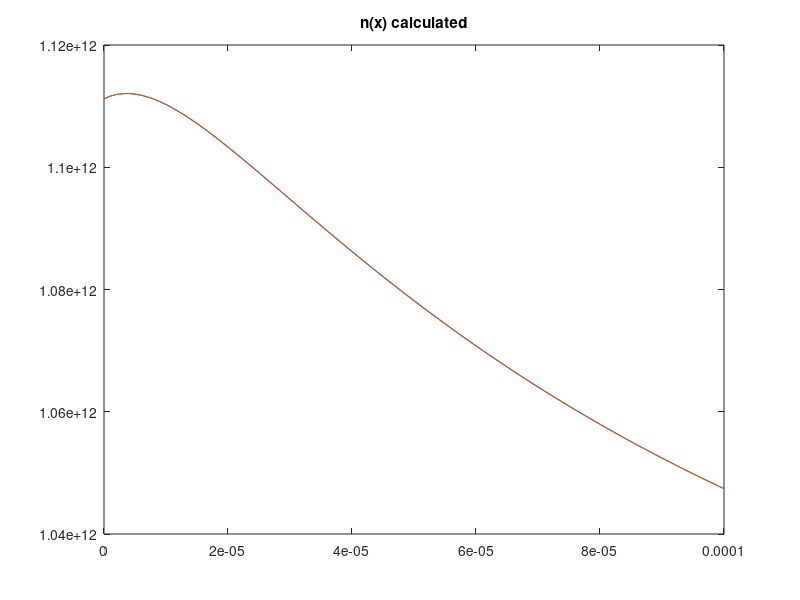
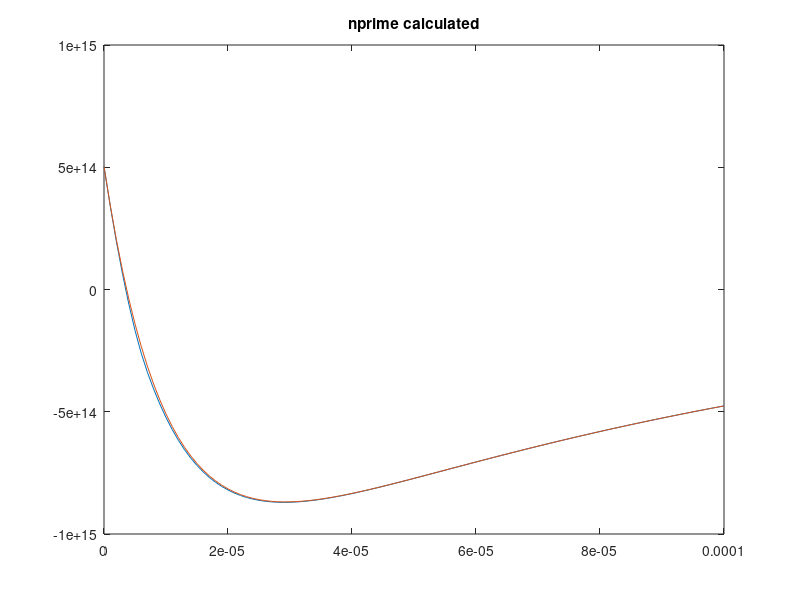

Recreate these plots in MATLAB, in order.
clear all
close all
t=cputime;
%profile on

%Version 1.0 of actual calculations
%Calculates the approximate solution of a known test function
%Uses numerical integration instead of symbolic integration
%The length of the testing regions can be varied
%The number of intervals can be varied
%The starting point of the testing region can be varied

%Collection of constants which may be useful

chi = 4.07; %(*electron affinity in eV*)
gamma = 5.47;  %(*ionization energy in eV*)
phi = chi + gamma/2; %(*work function in eV*)
Eg = gamma - chi;
ni = 2*10^6; %(*intrinsic carrier concentration in [1/cm^3]*)
me = 9.1*10^-31; %(*mass of electron  in kg*)
meffe = .067*me ;%(*mass in density of states for electrons [1]*)
meffh = .47*me; %(*mass in density of states for holes [1]*)
keV = 8.617*10^-5 ;%(*boltzmann  constant in eV/K*)
ksi = 1.38*10^-23; %(*boltzmann constant in J/K*)
T = 300; %(*Cell temperature in K*)
h = 6.626 * 10^-34;
Ec = -chi;
Ev = -gamma;
e0m = 8.854*10^-12;  %(*permittivity of free space in [s^4 A^2/m^3 kg]*)
e0 = e0m*10^-6; %(*permittivity of free space in [s^4 A^2/cm^3 kg]*)
er = 13.1; %(*permittivity ratio for a given material [1]*)
q = 1.6*10^-19; %(*Fundamental charge in C*)
taun = 10^-9; %(*electron lifetime in s*)
taup = 10^-9;%(*hole lifetime in s*)
mun = 8500; %(*electron mobility in cm^2/V s*)
mup = 400; %(*hole mobility in cm^2/V s*)
Dn = 220; %(*electron diffusivity in cm^2/s*)
Dp = 10; %(*hole diffusivity in cm^2/s*)
Sr = 10^5; %(*recombination velocity (in cm/s)*)
Wn = 10^-4; %(*Lenght of n-type region (in cm)*)
Wp = 10^-4; %(*Length of p-type region (in cm)*)


%Input the start and end points of the testing region and determine its
%length
startPoint = 0;
endPoint = Wn;
totalLength = endPoint-startPoint;

%Set number of intervals to divide domain into
numIntervals = 100;
intervalLength = totalLength/numIntervals;
dx = intervalLength;
maxIterations=3;
% Store node locations
node = startPoint:dx:totalLength;



%Random noise bounds
randLow=1;
randHigh=1;

AbsError=10^-16;
RelError=10^-6;

filepath=strcat('stability test v11/rand',num2str(randLow),'/',num2str(numIntervals),'terms');
mkdir(filepath)

%(*Solar incidence data*)
alphaOpt = 10000; %(*/cm*) (*GaAs*)
Conc = 1;
Lflux = 2.0*10^17; %(*/cm^2 s *) (*photons absorbed by GaAs at 1 sun*)
R = 0.1; %(*reflection coefficient*)
Gop = @(x) alphaOpt*Conc*Lflux*(1 - R)*exp(-alphaOpt*(x));%(*/cm^3*) 


indexp = linspace(startPoint,totalLength+startPoint,numIntervals+1);
indexn = linspace(startPoint,totalLength+startPoint,numIntervals+1);

%Define general basis functions for interval 0 to 1
% Use inline functions; define generic basis functions and derivatives

%Phi function is chosen such that phi_right (f1) has f(0) = 1, f(1)=0, f'(0) = 1,
%f'(1)=0
%Phi function is chosen such that phi_left (f2) has f(0) = 0, f(1)=1, f'(0) = 1,
%f'(1)=0
%f1 = phi_right
%f2 = phi_left
f1 =@(x) (1-3.*(x/dx).^2+ 2.*(x/dx).^3);
f2 =@(x) (3*(x/dx).^2-2*(x/dx).^3); 

f1prime = @(x) (-6/dx^2.*(x) + 6/dx^3.*(x).^2);
f2prime = @(x) (6/dx^2.*(x) - 6/dx^3.*(x).^2);

f1primeprime = @(x) (-6/dx^2 + 12/dx^3.*(x));
f2primeprime = @(x) (6/dx^2 - 12/dx^3.*(x));

%Psi function is chosen such that psi_right (f3) has f'(0) = 1, f'(1)=0, f(0) =
%0, f(1)=0
%Psi function is chosen such that psi_left (f4) has f'(0) = 0, f'(1)=1, f(0) = 0,
%f(1)=0
%f3 = psi_left
%f4 = psi_right
f3 = @(x) ((x/dx)- 2*(x/dx).^2+(x/dx).^3)*dx;
f4 = @(x) (-(x/dx).^2+(x/dx).^3)*dx;


f3prime = @(x) (1/dx - 4/dx.^2.*(x) + 3/dx.^3.*(x).^2)*dx;
f4prime = @(x) (-2/dx^2.*(x) + 3/dx^3.*(x).^2)*dx;

f3primeprime = @(x) (-4/dx.^2 + 6/dx.^3.*(x))*dx;
f4primeprime = @(x) (-2/dx.^2 + 6/dx.^3.*(x))*dx;

% x_axis=0:dx/100:dx;
% subplot(221),plot(x_axis,f1(x_axis))
% subplot(222),plot(x_axis,f2(x_axis))
% subplot(223),plot(x_axis,f3(x_axis))
% subplot(224),plot(x_axis,f4(x_axis))
%%%%%%%%%%%%%%%%%%%%%%%%%%%%%%%%%%%%%%%%%%%%%%%%%%%%%%%%%%%%%%%%%%%%%%%%%%%%%%
%Set up known n(x) and p(x) distributions
%%%%%%%%%%%%%%%%%%%%%%%%%%%%%%%%%%%%%%%%%%%%%%%%%%%%%%%%%%%%%%%%%%%%%%%%%%%%%%


%Set up initial guess for p(x).  The curve goes has the vague shape of the
%expected output (peak near 0 and vaguely exponential).

%%%%%%%%%%%%%%%%%%%%%%%%%%%%%%%%%%%%%%%%%%%%%%%%%%
%NOTE: If pGuess is change, initial BCs for pGuess must also be changed
%%%%%%%%%%%%%%%%%%%%%%%%%%%%%%%%%%%%%%%%%%%%%%%%%%
p1=-2.4469*10^11;
p2=1.34584*10^12;
p3=-10^9;
gammap1=100000;
gammap2=10000;
gammap3=1;

%Symbolic form of pGuess
pGuess = @(x) p1*exp(-gammap1*x)+p2*exp(-gammap2*x)+p3*exp(-gammap3*x);

n1=-1.79577*10^10;
n2=1.29167*10^11;
n3=10^12;
gamman1=100000;
gamman2=10000;
gamman3=1;

%Symbolic form of nGuess
nGuess = @(x) n1*exp(-gamman1*x)+n2*exp(-gamman2*x)+n3*exp(-gamman3*x);

nprime = @(x) -(n1*gamman1*exp(-gamman1*x) + n2*gamman2*exp(-gamman2*x) + n3*gamman3*exp(-gamman3*x));
pprime = @(x) -(p1*gammap1*exp(-gammap1*x) + p2*gammap2*exp(-gammap2*x) + p3*gammap3*exp(-gammap3*x));

nprimeprime = @(x) (n1*gamman1*gamman1*exp(-gamman1*x) + n2*gamman2*gamman2*exp(-gamman2*x) + n3*gamman3*gamman3*exp(-gamman3*x));
pprimeprime = @(x) (p1*gammap1*gammap1*exp(-gammap1*x) + p2*gammap2*gammap2*exp(-gammap2*x) + p3*gammap3*gammap3*exp(-gammap3*x));

cn1 = Dn - ksi*T*mun/q;
cn2 = ksi*T*mun/q;

cp1 = ksi*T*mup/q - Dp;
cp2 = -ksi*T*mup/q;


Gopn = @(x) cn1.*(n1*(gamman1*gamman1)*exp(-gamman1*x) + n2*(gamman2*gamman2)*exp(-gamman2*x) + n3*(gamman3*gamman3)*exp(-gamman3*x))    +cn2.*pprime(x)./pGuess(x).*(-n1*(gamman1)*exp(-gamman1*x) - n2*(gamman2)*exp(-gamman2*x) - n3*(gamman3)*exp(-gamman3*x))+(ksi*T*mun/q*(pprimeprime(x)./pGuess(x) - (pprime(x)./pGuess(x)).^2) - 1/taun).*(n1*exp(-gamman1*x) + n2*exp(-gamman2*x) + n3*exp(-gamman3*x));
Gopp = @(x) cp1.*(p1*(gammap1*gammap1)*exp(-gammap1*x) + p2*(gammap2*gammap2)*exp(-gammap2*x) + p3*(gammap3*gammap3)*exp(-gammap3*x))    +cp2.*nprime(x)./nGuess(x).*(-p1*(gammap1)*exp(-gammap1*x) - p2*(gammap2)*exp(-gammap2*x) - p3*(gammap3)*exp(-gammap3*x))     +(ksi*T*mup/q*((nprime(x)./nGuess(x)).^2 - nprimeprime(x)./nGuess(x)) - 1/taup).*(p1*exp(-gammap1*x) + p2*exp(-gammap2*x) + p3*exp(-gammap3*x));

% fig2 = figure;
% plot(node,nGuess(node)), title('nGuess')
% saveas(fig2,strcat(filepath,'/nGuess.jpg'))

%Convert initial guess into form finite element composition
%This will allow it to be usable in later calculations

%Boundary conditions of test function put into form usable for the
%calculations below
 

%%%%%%%%%%%%%%%%%%%%%%%%%%%%%%%%%%%%%%%%%%%%%%%%%%%%%%%%%%%%%%%%%%%%%%%%%%%%
%Calculate composition of n(x) in finite element space
%%%%%%%%%%%%%%%%%%%%%%%%%%%%%%%%%%%%%%%%%%%%%%%%%%%%%%%%%%%%%%%%%%%%%%%%%%
%alpha is boundary conditions term, n'(0)=alpha*n(0)
alpha = nprime(0)/nGuess(0);

%beta is boundary condition term, n'(L) = beta n(L)
beta= nprime(totalLength)/nGuess(totalLength);

massmatrix = sparse(2*(numIntervals+1)-2,2*(numIntervals+1)-2);

massrhs = zeros(2*(numIntervals+1)-2,1);


for k = 1:numIntervals-2
	%%phi_righ*phi_right
	massmatrix(2*k,2*k) = massmatrix(2*k,2*k) + integral(@(x) f1((x-node(k+1))).*f1((x-node(k+1))),node(k+1),node(k+2));

	%% phi_right*phi_left
	massmatrix(2*k,2*(k+1)) = massmatrix(2*k,2*(k+1)) + integral(@(x) f1((x-node(k+1))).*f2((x-node(k+1))),node(k+1),node(k+2));

       
	%% phi_left*phi_right
	massmatrix(2*(k+1),2*(k)) = massmatrix(2*(k+1),2*(k)) + integral(@(x) f2((x-node(k+1))).*f1((x-node(k+1))),node(k+1),node(k+2));

	%% phi_left*phi_left
	massmatrix(2*(k+1),2*(k+1)) = massmatrix(2*(k+1),2*(k+1)) + integral(@(x) f2((x-node(k+1))).*f2((x-node(k+1))),node(k+1),node(k+2)); 

    
    
	%% phi_right*psi_right
	massmatrix(2*k,2*k+1) = massmatrix(2*k,2*k+1) + integral(@(x) f1((x-node(k+1))).*f3((x-node(k+1))),node(k+1),node(k+2));

	%% phi_right*psi_left
	massmatrix(2*k,2*(k+1)+1) = massmatrix(2*k,2*(k+1)+1) + integral(@(x) f1((x-node(k+1))).*f4((x-node(k+1))),node(k+1),node(k+2));

    
    
	%% phi_left*psi_right
	massmatrix(2*(k+1),2*k+1) = massmatrix(2*(k+1),2*k+1) + integral(@(x) f2((x-node(k+1))).*f3((x-node(k+1))),node(k+1),node(k+2));

	%% phi_left*psi_left
	massmatrix(2*(k+1),2*(k+1)+1) = massmatrix(2*(k+1),2*(k+1)+1) + integral(@(x) f2((x-node(k+1))).*f4((x-node(k+1))),node(k+1),node(k+2));

    
    
    %psi_right*phi_right
    massmatrix(2*k+1,2*k) = massmatrix(2*k+1,2*k) + integral(@(x) f3((x-node(k+1))).*f1((x-node(k+1))),node(k+1),node(k+2));
    
    %psi_right*phi_left
    massmatrix(2*k+1,2*(k+1))=massmatrix(2*k+1,2*(k+1)) + integral(@(x) f3((x-node(k+1))).*f2((x-node(k+1))),node(k+1),node(k+2));
    
    
    
    %psi_left*phi_right
    massmatrix(2*(k+1)+1,2*k)=massmatrix(2*(k+1)+1,2*k) + integral(@(x) f4((x-node(k+1))).*f1((x-node(k+1))),node(k+1),node(k+2));
    
    %psi_left*psi_left
    massmatrix(2*(k+1)+1,2*(k+1))=massmatrix(2*(k+1)+1,2*(k+1)) + integral(@(x) f4((x-node(k+1))).*f2((x-node(k+1))),node(k+1),node(k+2));  
    
    
    
	%% psi_right*psi_right
	massmatrix(2*k+1,2*k+1) = massmatrix(2*k+1,2*k+1) + integral(@(x) f3((x-node(k+1))).*f3((x-node(k+1))),node(k+1),node(k+2));

	%% psi_right*psi_left
	massmatrix(2*k+1,2*(k+1)+1) = massmatrix(2*k+1,2*(k+1)+1) + integral(@(x) f3((x-node(k+1))).*f4((x-node(k+1))),node(k+1),node(k+2));

    
    
	%% psi_left*psi_right
	massmatrix(2*(k+1)+1,2*k+1) = massmatrix(2*(k+1)+1,2*k+1) + integral(@(x) f4((x-node(k+1))).*f3((x-node(k+1))),node(k+1),node(k+2));

	%% psi_left*psi_right
	massmatrix(2*(k+1)+1,2*(k+1)+1) = massmatrix(2*(k+1)+1,2*(k+1)+1) + integral(@(x) f4((x-node(k+1))).*f4((x-node(k+1))),node(k+1),node(k+2));

    
    
	%% Phi(k-1) n
	massrhs(2*k) =      massrhs(2*k) +        integral(@(x) f1((x-node(k+1))).*nGuess(x),node(k+1),node(k+2));
	%% Phi(k) n
	massrhs(2*(k+1)) =  massrhs(2*(k+1)) +    integral(@(x) f2((x-node(k+1))).*nGuess(x),node(k+1),node(k+2));
	%% Psi(k-1) n
	massrhs(2*k+1) =    massrhs(2*k+1) +      integral(@(x) f3((x-node(k+1))).*nGuess(x),node(k+1),node(k+2));
	%% Psi(k) n
	massrhs(2*(k+1)+1) = massrhs(2*(k+1)+1) + integral(@(x) f4((x-node(k+1))).*nGuess(x),node(k+1),node(k+2));

end

%Handle 1st interval 'half case'
massmatrix(1,1) = integral(@(x) (f1((x-node(1))) + alpha*f3((x-node(1)))).*(f1((x-node(1))) + alpha*f3((x-node(1)))),node(1),node(1)+dx);
massmatrix(1,2) = integral(@(x) (f1((x-node(1))) + alpha*f3((x-node(1)))).*f2((x-node(1))),node(1),node(1)+dx);
massmatrix(2,1) = integral(@(x) (f1((x-node(1))) + alpha*f3((x-node(1)))).*f2((x-node(1))),node(1),node(1)+dx);
massmatrix(1,3) = integral(@(x) (f1((x-node(1))) + alpha*f3((x-node(1)))).*f4((x-node(1))),node(1),node(1)+dx);
massmatrix(3,1) = integral(@(x) (f1((x-node(1))) + alpha*f3((x-node(1)))).*f4((x-node(1))),node(1),node(1)+dx);

massmatrix(2,2) = massmatrix(2,2) + integral(@(x) f2(x-node(1)).*f2(x-node(1)),node(1),node(1)+dx);
massmatrix(2,3) = massmatrix(2,3) + integral(@(x) f2(x-node(1)).*f4(x-node(1)),node(1),node(1)+dx);
massmatrix(3,2) = massmatrix(3,2) + integral(@(x) f2(x-node(1)).*f4(x-node(1)),node(1),node(1)+dx);
massmatrix(3,3) = massmatrix(3,3) + integral(@(x) f4(x-node(1)).*f4(x-node(1)),node(1),node(1)+dx);

massrhs(1) = massrhs(1) + integral(@(x) (f1((x-node(1))) + alpha*f3((x-node(1)))).*nGuess(x),node(1),node(1)+dx);
massrhs(2) = massrhs(2) + integral(@(x) f2((x-node(1))).*nGuess(x),node(1),node(1)+dx);
massrhs(3) = massrhs(3) + integral(@(x) f4((x-node(1))).*nGuess(x),node(1),node(1)+dx);

%Handle last interval 'half case'
last = 2*(numIntervals+1)-2;

massmatrix(last,last) = integral(@(x) (f2((x-node(end)+dx)) + beta*f4((x-node(end)+dx))).*(f2((x-node(end)+dx)) + beta*f4((x-node(end)+dx))),node(end)-dx,node(end));
massmatrix(last,last-2) = integral(@(x) (f2((x-node(end)+dx)) + beta*f4((x-node(end)+dx))).*f1((x-node(end)+dx)),node(end)-dx,node(end));
massmatrix(last-2,last) = integral(@(x) (f2((x-node(end)+dx)) + beta*f4((x-node(end)+dx))).*f1((x-node(end)+dx)),node(end)-dx,node(end));
massmatrix(last,last-1) = integral(@(x) (f2((x-node(end)+dx)) + beta*f4((x-node(end)+dx))).*f3((x-node(end)+dx)),node(end)-dx,node(end));
massmatrix(last-1,last) = integral(@(x) (f2((x-node(end)+dx)) + beta*f4((x-node(end)+dx))).*f3((x-node(end)+dx)),node(end)-dx,node(end));

massmatrix(last-2,last-2) = massmatrix(last-2,last-2) + integral(@(x) f1((x-node(end)+dx)).*f1((x-node(end)+dx)),node(end)-dx,node(end));
massmatrix(last-2,last-1) = massmatrix(last-2,last-1) + integral(@(x) f1((x-node(end)+dx)).*f3((x-node(end)+dx)),node(end)-dx,node(end));
massmatrix(last-1,last-2) = massmatrix(last-1,last-2) + integral(@(x) f1((x-node(end)+dx)).*f3((x-node(end)+dx)),node(end)-dx,node(end));
massmatrix(last-1,last-1) = massmatrix(last-1,last-1) + integral(@(x) f3((x-node(end)+dx)).*f3((x-node(end)+dx)),node(end)-dx,node(end));

massrhs(last) = massrhs(last)+ integral(@(x) (f2((x-node(end)+dx)) + beta*f4((x-node(end)+dx))).*nGuess(x),node(end)-dx,node(end));

massrhs(last-2) = massrhs(last-2) + integral(@(x) f1((x-node(end)+dx)).*nGuess(x),node(end)-dx,node(end));
massrhs(last-1) = massrhs(last-1) + integral(@(x) f3((x-node(end)+dx)).*nGuess(x),node(end)-dx,node(end));





%%%%%%%%%%%%%%%%%%%%%%%%%%%%%%%%%%%%%%%%%%%%%%%%%%%%%%%%%%%%%%%%%%%%%%%%%%%%
%Calculate composition of p(x) in finite element space
%%%%%%%%%%%%%%%%%%%%%%%%%%%%%%%%%%%%%%%%%%%%%%%%%%%%%%%%%%%%%%%%%%%%%%%%%%
%alpha is boundary conditions term, p'(0)=alphap*p(0)
alphap = pprime(0)/pGuess(0);

%beta is boundary condition term, p'(L) = betap p(L)
betap= pprime(totalLength)/pGuess(totalLength);

massmatrixp = sparse(2*(numIntervals+1)-2,2*(numIntervals+1)-2);

massrhsp = zeros(2*(numIntervals+1)-2,1);


for k = 1:numIntervals-2
	%%phi_righ*phi_right
	massmatrixp(2*k,2*k) = massmatrixp(2*k,2*k) + integral(@(x) f1((x-node(k+1))).*f1((x-node(k+1))),node(k+1),node(k+2),'AbsTol',AbsError,'RelTol',RelError);

	%% phi_right*phi_left
	massmatrixp(2*k,2*(k+1)) = massmatrixp(2*k,2*(k+1)) + integral(@(x) f1((x-node(k+1))).*f2((x-node(k+1))),node(k+1),node(k+2),'AbsTol',AbsError,'RelTol',RelError);

       
	%% phi_left*phi_right
	massmatrixp(2*(k+1),2*(k)) = massmatrixp(2*(k+1),2*(k)) + integral(@(x) f2((x-node(k+1))).*f1((x-node(k+1))),node(k+1),node(k+2),'AbsTol',AbsError,'RelTol',RelError);

	%% phi_left*phi_left
	massmatrixp(2*(k+1),2*(k+1)) = massmatrixp(2*(k+1),2*(k+1)) + integral(@(x) f2((x-node(k+1))).*f2((x-node(k+1))),node(k+1),node(k+2),'AbsTol',AbsError,'RelTol',RelError); 

    
    
	%% phi_right*psi_right
	massmatrixp(2*k,2*k+1) = massmatrixp(2*k,2*k+1) + integral(@(x) f1((x-node(k+1))).*f3((x-node(k+1))),node(k+1),node(k+2),'AbsTol',AbsError,'RelTol',RelError);

	%% phi_right*psi_left
	massmatrixp(2*k,2*(k+1)+1) = massmatrixp(2*k,2*(k+1)+1) + integral(@(x) f1((x-node(k+1))).*f4((x-node(k+1))),node(k+1),node(k+2),'AbsTol',AbsError,'RelTol',RelError);

    
    
	%% phi_left*psi_right
	massmatrixp(2*(k+1),2*k+1) = massmatrixp(2*(k+1),2*k+1) + integral(@(x) f2((x-node(k+1))).*f3((x-node(k+1))),node(k+1),node(k+2),'AbsTol',AbsError,'RelTol',RelError);

	%% phi_left*psi_left
	massmatrixp(2*(k+1),2*(k+1)+1) = massmatrixp(2*(k+1),2*(k+1)+1) + integral(@(x) f2((x-node(k+1))).*f4((x-node(k+1))),node(k+1),node(k+2),'AbsTol',AbsError,'RelTol',RelError);

    
    
    %psi_right*phi_right
    massmatrixp(2*k+1,2*k) = massmatrixp(2*k+1,2*k) + integral(@(x) f3((x-node(k+1))).*f1((x-node(k+1))),node(k+1),node(k+2),'AbsTol',AbsError,'RelTol',RelError);
    
    %psi_right*phi_left
    massmatrixp(2*k+1,2*(k+1))=massmatrixp(2*k+1,2*(k+1)) + integral(@(x) f3((x-node(k+1))).*f2((x-node(k+1))),node(k+1),node(k+2),'AbsTol',AbsError,'RelTol',RelError);
    
    
    
    %psi_left*phi_right
    massmatrixp(2*(k+1)+1,2*k)=massmatrixp(2*(k+1)+1,2*k) + integral(@(x) f4((x-node(k+1))).*f1((x-node(k+1))),node(k+1),node(k+2),'AbsTol',AbsError,'RelTol',RelError);
    
    %psi_left*psi_left
    massmatrixp(2*(k+1)+1,2*(k+1))=massmatrixp(2*(k+1)+1,2*(k+1)) + integral(@(x) f4((x-node(k+1))).*f2((x-node(k+1))),node(k+1),node(k+2),'AbsTol',AbsError,'RelTol',RelError);  
    
    
    
	%% psi_right*psi_right
	massmatrixp(2*k+1,2*k+1) = massmatrixp(2*k+1,2*k+1) + integral(@(x) f3((x-node(k+1))).*f3((x-node(k+1))),node(k+1),node(k+2),'AbsTol',AbsError,'RelTol',RelError);

	%% psi_right*psi_left
	massmatrixp(2*k+1,2*(k+1)+1) = massmatrixp(2*k+1,2*(k+1)+1) + integral(@(x) f3((x-node(k+1))).*f4((x-node(k+1))),node(k+1),node(k+2),'AbsTol',AbsError,'RelTol',RelError);

    
    
	%% psi_left*psi_right
	massmatrixp(2*(k+1)+1,2*k+1) = massmatrixp(2*(k+1)+1,2*k+1) + integral(@(x) f4((x-node(k+1))).*f3((x-node(k+1))),node(k+1),node(k+2),'AbsTol',AbsError,'RelTol',RelError);

	%% psi_left*psi_right
	massmatrixp(2*(k+1)+1,2*(k+1)+1) = massmatrixp(2*(k+1)+1,2*(k+1)+1) + integral(@(x) f4((x-node(k+1))).*f4((x-node(k+1))),node(k+1),node(k+2),'AbsTol',AbsError,'RelTol',RelError);

    
    
	%% Phi(k-1) n
	massrhsp(2*k) =      massrhsp(2*k) +        integral(@(x) f1((x-node(k+1))).*pGuess(x),node(k+1),node(k+2),'AbsTol',AbsError,'RelTol',RelError);
	%% Phi(k) n
	massrhsp(2*(k+1)) =  massrhsp(2*(k+1)) +    integral(@(x) f2((x-node(k+1))).*pGuess(x),node(k+1),node(k+2),'AbsTol',AbsError,'RelTol',RelError);
	%% Psi(k-1) n
	massrhsp(2*k+1) =    massrhsp(2*k+1) +      integral(@(x) f3((x-node(k+1))).*pGuess(x),node(k+1),node(k+2),'AbsTol',AbsError,'RelTol',RelError);
	%% Psi(k) n
	massrhsp(2*(k+1)+1) = massrhsp(2*(k+1)+1) + integral(@(x) f4((x-node(k+1))).*pGuess(x),node(k+1),node(k+2),'AbsTol',AbsError,'RelTol',RelError);

end
    
%Handle 1st interval 'half case'
massmatrixp(1,1) = integral(@(x) (f1((x-node(1))) + alphap*f3((x-node(1)))).*(f1((x-node(1))) + alphap*f3((x-node(1)))),node(1),node(1)+dx,'AbsTol',AbsError,'RelTol',RelError);
massmatrixp(1,2) = integral(@(x) (f1((x-node(1))) + alphap*f3((x-node(1)))).*f2((x-node(1))),node(1),node(1)+dx,'AbsTol',AbsError,'RelTol',RelError);
massmatrixp(2,1) = integral(@(x) (f1((x-node(1))) + alphap*f3((x-node(1)))).*f2((x-node(1))),node(1),node(1)+dx,'AbsTol',AbsError,'RelTol',RelError);
massmatrixp(1,3) = integral(@(x) (f1((x-node(1))) + alphap*f3((x-node(1)))).*f4((x-node(1))),node(1),node(1)+dx,'AbsTol',AbsError,'RelTol',RelError);
massmatrixp(3,1) = integral(@(x) (f1((x-node(1))) + alphap*f3((x-node(1)))).*f4((x-node(1))),node(1),node(1)+dx,'AbsTol',AbsError,'RelTol',RelError);

massmatrixp(2,2) = massmatrixp(2,2) + integral(@(x) f2(x).*f2(x),node(1),node(1)+dx,'AbsTol',AbsError,'RelTol',RelError);
massmatrixp(2,3) = massmatrixp(2,3) + integral(@(x) f2(x).*f4(x),node(1),node(1)+dx,'AbsTol',AbsError,'RelTol',RelError);
massmatrixp(3,2) = massmatrixp(3,2) + integral(@(x) f2(x).*f4(x),node(1),node(1)+dx,'AbsTol',AbsError,'RelTol',RelError);
massmatrixp(3,3) = massmatrixp(3,3) + integral(@(x) f4(x).*f4(x),node(1),node(1)+dx,'AbsTol',AbsError,'RelTol',RelError);

massrhsp(1) = massrhsp(1) + integral(@(x) (f1((x-node(1))) + alphap*f3((x-node(1)))).*pGuess(x),node(1),node(1)+dx,'AbsTol',AbsError,'RelTol',RelError);
massrhsp(2) = massrhsp(2) + integral(@(x) f2((x-node(1))).*pGuess(x),node(1),node(1)+dx,'AbsTol',AbsError,'RelTol',RelError);
massrhsp(3) = massrhsp(3) + integral(@(x) f4((x-node(1))).*pGuess(x),node(1),node(1)+dx,'AbsTol',AbsError,'RelTol',RelError);

%Handle last interval 'half case'
last = 2*(numIntervals+1)-2;
massmatrixp(last,last)   = integral(@(x) (f2((x-node(end)+dx)) + betap*f4((x-node(end)+dx))).*(f2((x-node(end)+dx)) + betap*f4((x-node(end)+dx))),node(end)-dx,node(end),'AbsTol',AbsError,'RelTol',RelError);
massmatrixp(last,last-2) = integral(@(x) (f2((x-node(end)+dx)) + betap*f4((x-node(end)+dx))).*f1((x-node(end)+dx)),node(end)-dx,node(end),'AbsTol',AbsError,'RelTol',RelError);
massmatrixp(last-2,last) = integral(@(x) (f2((x-node(end)+dx)) + betap*f4((x-node(end)+dx))).*f1((x-node(end)+dx)),node(end)-dx,node(end),'AbsTol',AbsError,'RelTol',RelError);
massmatrixp(last,last-1) = integral(@(x) (f2((x-node(end)+dx)) + betap*f4((x-node(end)+dx))).*f3((x-node(end)+dx)),node(end)-dx,node(end),'AbsTol',AbsError,'RelTol',RelError);
massmatrixp(last-1,last) = integral(@(x) (f2((x-node(end)+dx)) + betap*f4((x-node(end)+dx))).*f3((x-node(end)+dx)),node(end)-dx,node(end),'AbsTol',AbsError,'RelTol',RelError);

massmatrixp(last-2,last-2) = massmatrixp(last-2,last-2) + integral(@(x) f1((x-node(end)+dx)).*f1((x-node(end)+dx)),node(end)-dx,node(end),'AbsTol',AbsError,'RelTol',RelError);
massmatrixp(last-2,last-1) = massmatrixp(last-2,last-1) + integral(@(x) f1((x-node(end)+dx)).*f3((x-node(end)+dx)),node(end)-dx,node(end),'AbsTol',AbsError,'RelTol',RelError);
massmatrixp(last-1,last-2) = massmatrixp(last-1,last-2) + integral(@(x) f1((x-node(end)+dx)).*f3((x-node(end)+dx)),node(end)-dx,node(end),'AbsTol',AbsError,'RelTol',RelError);
massmatrixp(last-1,last-1) = massmatrixp(last-1,last-1) + integral(@(x) f3((x-node(end)+dx)).*f3((x-node(end)+dx)),node(end)-dx,node(end),'AbsTol',AbsError,'RelTol',RelError);

massrhsp(last) =   massrhsp(last)+    integral(@(x) (f2((x-node(end)+dx)) + betap*f4((x-node(end)+dx))).*pGuess(x),node(end)-dx,node(end),'AbsTol',AbsError,'RelTol',RelError);
massrhsp(last-2) = massrhsp(last-2) + integral(@(x) f1((x-node(end)+dx)).*pGuess(x),node(end)-dx,node(end),'AbsTol',AbsError,'RelTol',RelError);
massrhsp(last-1) = massrhsp(last-1) +  integral(@(x) f3((x-node(end)+dx)).*pGuess(x),node(end)-dx,node(end),'AbsTol',AbsError,'RelTol',RelError);




%%%%%%%%%%%%%%%%%%%%%%%%%%%%%%%%%%%%%%%%%%%%%%%%%%%%%%%%%%%%%%%%%%%%%%%
%Perform final calcs
%%%%%%%%%%%%%%%%%%%%%%%%%%%%%%%%%%%%%%%%%%%%%%%%%%%%%%%%%%%%%%%%%%%%%%%%%

%Solve simultaneous equations for basis function coefficients
Coeffsn = massmatrix\massrhs;
Coeffsp = massmatrixp\massrhsp;

%Collect Cj's in an array for display purposes
Cnjs = zeros(1,numIntervals+1);
Dnjs = zeros(1,numIntervals+1);

for index=2:length(Cnjs)-1
   Cnjs(1,index) = Coeffsn(2*index-2);
   Dnjs(1,index) = Coeffsn(2*index-1);
end

%%%%%%%%%%%%%%%%%%%%%%%%%%%%%%%%%%%%%%%%%%%%
%Add in BC values omitted from calcs
%%%%%%%%%%%%%%%%%%%%%%%%%%%%%%%%%%%%%%%%%%%%%
Cnjs(1,1) = Coeffsn(1);
Dnjs(1,1) = alpha*Coeffsn(1);
Cnjs(1,numIntervals+1) = Coeffsn(length(Coeffsn));
Dnjs(1,numIntervals+1) = beta*Coeffsn(length(Coeffsn));


%Collect Cj's in an array for display purposes
Cpjs = zeros(1,numIntervals+1);
Dpjs = zeros(1,numIntervals+1);

for index=2:length(Cnjs)-1
   Cpjs(1,index) = Coeffsp(2*index-2);
   Dpjs(1,index) = Coeffsp(2*index-1);
end

%%%%%%%%%%%%%%%%%%%%%%%%%%%%%%%%%%%%%%%%%%%%
%Add in BC values omitted from calcs
%%%%%%%%%%%%%%%%%%%%%%%%%%%%%%%%%%%%%%%%%%%%%
Cpjs(1,1) = Coeffsp(1);
Dpjs(1,1) = alphap*Coeffsp(1);
Cpjs(1,numIntervals+1) = Coeffsp(length(Coeffsp));
Dpjs(1,numIntervals+1) = betap*Coeffsp(length(Coeffsp));

InitialCnjs = Cnjs;
InitialDnjs = Dnjs;
InitialCpjs = Cpjs;
InitialDpjs = Dpjs;

% fig4 = figure;
% plot(indexn,Cnjs,node,nGuess(node)),title('nGuess (recomposition)');
% saveas(fig4,strcat(filepath,'/nGuess_recomposition.jpg'))
% 
% fig4 = figure;
% plot(indexn,Dnjs,node,nprime(node)),title('nprime (recomposition)');
% saveas(fig4,strcat(filepath,'/nprime_recomposition.jpg'))
% 
% fig5 = figure;
% plot(indexn,Cpjs,node,pGuess(node)),title('pGuess (recomposition)');
% saveas(fig5,strcat(filepath,'/pGuess_recomposition.jpg'))
% 
% fig5 = figure;
% plot(indexn,Dpjs,node,pprime(node)),title('pprime (recomposition)');
% saveas(fig5,strcat(filepath,'/pprime_recomposition.jpg'))


%%%%%%%%%%%%%%%%%%%%%%%%%%%%%%%%%%%%%%%%%%%%%%%%%%%%%%%%%%%%%%%%%%%%%%%%%%%%%%
%General BCs for calculated solutions
%%%%%%%%%%%%%%%%%%%%%%%%%%%%%%%%%%%%%%%%%%%%%%%%%%%%%%%%%%%%%%%%%%%%%%%%%%%%%%

%alpha is boundary conditions term, n'(0)=alpha*n(0)
alphan = nprime(0)/nGuess(0);%Sr/Dn;

%beta is boundary condition term, n'(L) = beta n(L)
betan = nprime(totalLength)/nGuess(totalLength);%-Sr/Dn;

%alpha is boundary conditions term, p'(0)=alpha*p(0)
alphap = pprime(0)/pGuess(0);%Sr/Dp;
%beta is boundary condition term, p'(L) = beta p(L)
betap = pprime(totalLength)/pGuess(totalLength);%-Sr/Dp;

%pGuess = matlabFunction(pGuess_syms);
%%%%%%%%%%%%%%%%%%%%%%%%%%%%%%%%%%%%%%%%%%%%%%%%%%%%%%%%%%%%%%%%%%%%%%%%%%%%%%%
%End BCs
%%%%%%%%%%%%%%%%%%%%%%%%%%%%%%%%%%%%%%%%%%%%%%%%%%%%%%%%%%%%%%%%%%%%%%%%%%%%%%%
 
%%%%%%%%%%%%%%%%%%%%%%%%%%%%%%%%%%%%%%%%%%%%%%%%%%%%%%%%%%%%%%%%%%%%%%%%%%%%%%%
%Calculates for RHS of equation (forcing function times test functions)
%This calculation is performed outside the iterative loop, as it will not
%change over the course of changing p(x), n(x)
%%%%%%%%%%%%%%%%%%%%%%%%%%%%%%%%%%%%%%%%%%%%%%%%%%%%%%%%%%%%%%%%%%%%%%%%%%%%%%%

    
RHS = Gopn;

%Generate matrix of test functions against RHS of equation
rhs_matrix = zeros(2*(numIntervals+1)-2,1);

for k = 1:numIntervals-2
   	%% Phi(k-1) n
	rhs_matrix(2*k) =      rhs_matrix(2*k) +        integral(@(x) f1((x-node(k+1))).*RHS(x),node(k+1),node(k+2),'AbsTol',AbsError,'RelTol',RelError);
	%% Phi(k) n
	rhs_matrix(2*(k+1)) =  rhs_matrix(2*(k+1)) +    integral(@(x) f2((x-node(k+1))).*RHS(x),node(k+1),node(k+2),'AbsTol',AbsError,'RelTol',RelError);
	%% Psi(k-1) n
	rhs_matrix(2*k+1) =    rhs_matrix(2*k+1) +      integral(@(x) f3((x-node(k+1))).*RHS(x),node(k+1),node(k+2),'AbsTol',AbsError,'RelTol',RelError);
	%% Psi(k) n
	rhs_matrix(2*(k+1)+1) = rhs_matrix(2*(k+1)+1) + integral(@(x) f4((x-node(k+1))).*RHS(x),node(k+1),node(k+2),'AbsTol',AbsError,'RelTol',RelError);    
end

rhs_matrix(1) = rhs_matrix(1) + integral(@(x) (f1((x-node(1))) + alphan*f3((x-node(1)))).*RHS(x),node(1),node(1)+dx,'AbsTol',AbsError,'RelTol',RelError);
rhs_matrix(2) = rhs_matrix(2) + integral(@(x) f2((x-node(1))).*RHS(x),node(1),node(1)+dx,'AbsTol',AbsError,'RelTol',RelError);
rhs_matrix(3) = rhs_matrix(3) + integral(@(x) f4((x-node(1))).*RHS(x),node(1),node(1)+dx,'AbsTol',AbsError,'RelTol',RelError);

rhs_matrix(last-2) = rhs_matrix(last-2) + integral(@(x) f1((x-node(end)+dx)).*RHS(x),node(end)-dx,node(end),'AbsTol',AbsError,'RelTol',RelError);
rhs_matrix(last-1) = rhs_matrix(last-1) + integral(@(x) f3((x-node(end)+dx)).*RHS(x),node(end)-dx,node(end),'AbsTol',AbsError,'RelTol',RelError);
rhs_matrix(last) = rhs_matrix(last) + integral(@(x) (f2((x-node(end)+dx)) + betan*f4((x-node(end)+dx))).*RHS(x),node(end)-dx,node(end),'AbsTol',AbsError,'RelTol',RelError);
 
RHSOutn =rhs_matrix;


%%%%%%%%%%%%%%%%%%%%%%%%%%%%%%%%%%%%%%%%%%%%%%%%%%%%%%%%%%%%%%%%%%%%%%%%%%%%%%%
%End RHS calculations
%%%%%%%%%%%%%%%%%%%%%%%%%%%%%%%%%%%%%%%%%%%%%%%%%%%%%%%%%%%%%%%%%%%%%%%%%%%%%%%

% %%%%%%%%%%%%%%%%%%%%%%%%%%%%%%%%%%%%%%%%%%%%%%%%%%%%%%%%%%%%%%%%%%%%%%%%%%%%%%
% %Fill matrix associated with n''(x) term
% %Performed outside iterative loop because this term is not influenced by
% %p(x) or n(x).  Should not change over calculations.
% %%%%%%%%%%%%%%%%%%%%%%%%%%%%%%%%%%%%%%%%%%%%%%%%%%%%%%%%%%%%%%%%%%%%%%%%%%%%%%
% %Front end coefficient of n''(x) term
    Cn1=Dn - ksi*T*mun/q;

matrix1 = sparse(2*(numIntervals+1)-2,2*(numIntervals+1)-2);


for k = 1:numIntervals-2
	%%phi_righ*phi_right
	matrix1(2*k,2*k) = matrix1(2*k,2*k) + integral(@(x) f1((x-node(k+1))).*f1primeprime((x-node(k+1))),node(k+1),node(k+2),'AbsTol',AbsError,'RelTol',RelError);

	%% phi_right*phi_left
	matrix1(2*k,2*(k+1)) = matrix1(2*k,2*(k+1)) + integral(@(x) f1((x-node(k+1))).*f2primeprime((x-node(k+1))),node(k+1),node(k+2),'AbsTol',AbsError,'RelTol',RelError);

       
	%% phi_left*phi_right
	matrix1(2*(k+1),2*(k)) = matrix1(2*(k+1),2*(k)) + integral(@(x) f2((x-node(k+1))).*f1primeprime((x-node(k+1))),node(k+1),node(k+2),'AbsTol',AbsError,'RelTol',RelError);

	%% phi_left*phi_left
	matrix1(2*(k+1),2*(k+1)) = matrix1(2*(k+1),2*(k+1)) + integral(@(x) f2((x-node(k+1))).*f2primeprime((x-node(k+1))),node(k+1),node(k+2),'AbsTol',AbsError,'RelTol',RelError); 

    
    
	%% phi_right*psi_right
	matrix1(2*k,2*k+1) = matrix1(2*k,2*k+1) + integral(@(x) f1((x-node(k+1))).*f3primeprime((x-node(k+1))),node(k+1),node(k+2),'AbsTol',AbsError,'RelTol',RelError);%

	%% phi_right*psi_left
	matrix1(2*k,2*(k+1)+1) = matrix1(2*k,2*(k+1)+1) + integral(@(x) f1((x-node(k+1))).*f4primeprime((x-node(k+1))),node(k+1),node(k+2),'AbsTol',AbsError,'RelTol',RelError);

    
    
	%% phi_left*psi_right
	matrix1(2*(k+1),2*k+1) = matrix1(2*(k+1),2*k+1) + integral(@(x) f2((x-node(k+1))).*f3primeprime((x-node(k+1))),node(k+1),node(k+2),'AbsTol',AbsError,'RelTol',RelError);

	%% phi_left*psi_left
	matrix1(2*(k+1),2*(k+1)+1) = matrix1(2*(k+1),2*(k+1)+1) + integral(@(x) f2((x-node(k+1))).*f4primeprime((x-node(k+1))),node(k+1),node(k+2),'AbsTol',AbsError,'RelTol',RelError);%

    
    
    %psi_right*phi_right
    matrix1(2*k+1,2*k) = matrix1(2*k+1,2*k) + integral(@(x)  f3((x-node(k+1))).*f1primeprime((x-node(k+1))),node(k+1),node(k+2),'AbsTol',AbsError,'RelTol',RelError);%
    
    %psi_right*phi_left
    matrix1(2*k+1,2*(k+1))=matrix1(2*k+1,2*(k+1)) + integral(@(x) f3((x-node(k+1))).*f2primeprime((x-node(k+1))),node(k+1),node(k+2),'AbsTol',AbsError,'RelTol',RelError);
    
    
    
    %psi_left*phi_right
    matrix1(2*(k+1)+1,2*k)=matrix1(2*(k+1)+1,2*k) + integral(@(x) f4((x-node(k+1))).*f1primeprime((x-node(k+1))),node(k+1),node(k+2),'AbsTol',AbsError,'RelTol',RelError);
    
    %psi_left*psi_left
    matrix1(2*(k+1)+1,2*(k+1))=matrix1(2*(k+1)+1,2*(k+1)) + integral(@(x) f4((x-node(k+1))).*f2primeprime((x-node(k+1))),node(k+1),node(k+2),'AbsTol',AbsError,'RelTol',RelError);  %
    
    
    
	%% psi_right*psi_right
	matrix1(2*k+1,2*k+1) = matrix1(2*k+1,2*k+1) + integral(@(x) f3((x-node(k+1))).*f3primeprime((x-node(k+1))),node(k+1),node(k+2),'AbsTol',AbsError,'RelTol',RelError);

	%% psi_right*psi_left
	matrix1(2*k+1,2*(k+1)+1) = matrix1(2*k+1,2*(k+1)+1) + integral(@(x) f3((x-node(k+1))).*f4primeprime((x-node(k+1))),node(k+1),node(k+2),'AbsTol',AbsError,'RelTol',RelError);

    
    
	%% psi_left*psi_right
	matrix1(2*(k+1)+1,2*k+1) = matrix1(2*(k+1)+1,2*k+1) + integral(@(x) f4((x-node(k+1))).*f3primeprime((x-node(k+1))),node(k+1),node(k+2),'AbsTol',AbsError,'RelTol',RelError);

	%% psi_left*psi_right
	matrix1(2*(k+1)+1,2*(k+1)+1) = matrix1(2*(k+1)+1,2*(k+1)+1) + integral(@(x) f4((x-node(k+1))).*f4primeprime((x-node(k+1))),node(k+1),node(k+2),'AbsTol',AbsError,'RelTol',RelError);
end

%Handle 1st interval 'half case'
matrix1(1,1) = integral(@(x) (f1((x-node(1))) + alphan*f3((x-node(1)))).*(f1primeprime((x-node(1))) + alphan*f3primeprime((x-node(1)))),node(1),node(1)+dx,'AbsTol',AbsError,'RelTol',RelError);
matrix1(1,2) = integral(@(x) (f1((x-node(1))) + alphan*f3((x-node(1)))).*f2primeprime((x-node(1))),node(1),node(1)+dx,'AbsTol',AbsError,'RelTol',RelError);
matrix1(1,3) = integral(@(x) (f1((x-node(1))) + alphan*f3((x-node(1)))).*f4primeprime((x-node(1))),node(1),node(1)+dx,'AbsTol',AbsError,'RelTol',RelError);
matrix1(2,1) = integral(@(x) (f1primeprime((x-node(1))) + alphan*f3primeprime((x-node(1)))).*f2((x-node(1))),node(1),node(1)+dx,'AbsTol',AbsError,'RelTol',RelError);
matrix1(3,1) = integral(@(x) (f1primeprime((x-node(1))) + alphan*f3primeprime((x-node(1)))).*f4((x-node(1))),node(1),node(1)+dx,'AbsTol',AbsError,'RelTol',RelError);

matrix1(2,2) = matrix1(2,2) + integral(@(x) f2(x).*f2primeprime(x),node(1),node(1)+dx,'AbsTol',AbsError,'RelTol',RelError);
matrix1(2,3) = matrix1(2,3) + integral(@(x) f2(x).*f4primeprime(x),node(1),node(1)+dx,'AbsTol',AbsError,'RelTol',RelError);
matrix1(3,2) = matrix1(3,2) + integral(@(x) f2primeprime(x).*f4(x),node(1),node(1)+dx,'AbsTol',AbsError,'RelTol',RelError);
matrix1(3,3) = matrix1(3,3) + integral(@(x) f4(x).*f4primeprime(x),node(1),node(1)+dx,'AbsTol',AbsError,'RelTol',RelError);

%Handle last interval 'half case'
matrix1(last,last) =   integral(@(x) (f2((x-node(end)+dx)) + betan*f4((x-node(end)+dx))).*(f2primeprime((x-node(end)+dx)) + betan*f4primeprime((x-node(end)+dx))),node(end)-dx,node(end),'AbsTol',AbsError,'RelTol',RelError);
matrix1(last,last-2) = integral(@(x) (f2((x-node(end)+dx)) + betan*f4((x-node(end)+dx))).*f1primeprime((x-node(end)+dx)),node(end)-dx,node(end),'AbsTol',AbsError,'RelTol',RelError);
matrix1(last,last-1) = integral(@(x) (f2((x-node(end)+dx)) + betan*f4((x-node(end)+dx))).*f3primeprime((x-node(end)+dx)),node(end)-dx,node(end),'AbsTol',AbsError,'RelTol',RelError);
matrix1(last-2,last) = integral(@(x) (f2primeprime((x-node(end)+dx)) + betan*f4primeprime((x-node(end)+dx))).*f1((x-node(end)+dx)),node(end)-dx,node(end),'AbsTol',AbsError,'RelTol',RelError);
matrix1(last-1,last) = integral(@(x) (f2primeprime((x-node(end)+dx)) + betan*f4primeprime((x-node(end)+dx))).*f3((x-node(end)+dx)),node(end)-dx,node(end),'AbsTol',AbsError,'RelTol',RelError);

matrix1(last-2,last-2) = matrix1(last-2,last-2) + integral(@(x) f1primeprime((x-node(end)+dx)).*f1((x-node(end)+dx)),node(end)-dx,node(end),'AbsTol',AbsError,'RelTol',RelError);
matrix1(last-2,last-1) = matrix1(last-2,last-1) + integral(@(x) f1((x-node(end)+dx)).*f3primeprime((x-node(end)+dx)),node(end)-dx,node(end),'AbsTol',AbsError,'RelTol',RelError);
matrix1(last-1,last-2) = matrix1(last-1,last-2) + integral(@(x) f1primeprime((x-node(end)+dx)).*f3((x-node(end)+dx)),node(end)-dx,node(end),'AbsTol',AbsError,'RelTol',RelError);
matrix1(last-1,last-1) = matrix1(last-1,last-1) + integral(@(x) f3primeprime((x-node(end)+dx)).*f3((x-node(end)+dx)),node(end)-dx,node(end),'AbsTol',AbsError,'RelTol',RelError);   

    Matrix1Finaln = Cn1*matrix1;
% %%%%%%%%%%%%%%%%%%%%%%%%%%%%%%%%%%%%%%%%%%%%%%%%%%%%%%%%%%%%%%%%%%%%%%%%%%%%%%%%
% %End matrix of n''(x) term
% %%%%%%%%%%%%%%%%%%%%%%%%%%%%%%%%%%%%%%%%%%%%%%%%%%%%%%%%%%%%%%%%%%%%%%%%%%%%%%%%
 

%%%%%%%%%%%%%%%%%%%%%%%%%%%%%%%%%%%%%%%%%%%%%%%%%%%%%%%%%%%%%%%%%%
%Vestiges from more expansive versions of code
%Output matrices from these sections should empty
%%%%%%%%%%%%%%%%%%%%%%%%%%%%%%%%%%%%%%%%%%%%%%%%%%%%%%%%%%%%%

iterationCount=1;

%%%%%%%%%%%%%%%%%%%%%%%%%%%%%%%%%%%%%%%%%%%%%%%%%%%%%%%%%%%%%%%%%%%%%%%%%%%%%%%%%
%Calculate current representations of p(x),p'(x),p''(x)
%Values associated with 1st node in system are undefined
%Value defaults to 0, but is never used in code
%%%%%%%%%%%%%%%%%%%%%%%%%%%%%%%%%%%%%%%%%%%%%%%%%%%%%%%%%%%%%%%%%%%%%%%%%%%%%%%%%
% p_dist = cell(1,numIntervals);
% pprime_dist =cell(1,numIntervals);
% pdouble_dist =cell(1,numIntervals);
% 
% %%%%%%%%%%%%%%%%%%%%%%%%%%%%%%%%%%%%%%%%%%%%%%%%%%%%%%%%%%%%%%%%%%%%%%%%%%%%%%
% %Finds functions in the interval to the left of the kth node
% %Note: This implies that p(1), p'(1), p''(1) are undefined
% %%%%%%%%%%%%%%%%%%%%%%%%%%%%%%%%%%%%%%%%%%%%%%%%%%%%%%%%%%%%%%%%%%%%%%%%%%%%%%
% for index=1:numIntervals
% p_dist{index}= px_v2(index+1,node,Cpjs,Dpjs,f1,f2,f3,f4);
% pprime_dist{index}=px_v2(index+1,node,Cpjs,Dpjs,f1prime,f2prime,f3prime,f4prime);
% pdouble_dist{index}=px_v2(index+1,node,Cpjs,Dpjs,f1primeprime,f2primeprime,f3primeprime,f4primeprime);
% end

%%%%%%%%%%%%%%%%%%%%%%%%%%%%%%%%%%%%%%%%%%%%%%%%%%%%%%%%%%%%%%%%%%%%%%%%%%%%%%%%
%Fill matrix associated with n'(x) term
%%%%%%%%%%%%%%%%%%%%%%%%%%%%%%%%%%%%%%%%%%%%%%%%%%%%%%%%%%%%%%%%%%%%%%%%%%%%%%%%


%Front end coefficient for this matrix.  DOES NOT INCLUDE CONTRIBUTION FROM
%p(x) DISTRIBUTION.
     Cn2 = ksi*T*mun/q;

   matrix2 = sparse(2*(numIntervals+1)-2,2*(numIntervals+1)-2);

%pprime_dist{k}(x)./p_dist{k}(x).*
for k = 1:numIntervals-2
    k=k+1;
    %Define p'(x)/p(x) for this interval
    pprime_over_p = @(x) (Cpjs(k).*f1prime(x-node(k)) + Cpjs(k+1).*f2prime(x-node(k)) + Dpjs(k).*f3prime(x-node(k)) + Dpjs(k+1).*f4prime(x-node(k)))./(Cpjs(k).*f1(x-node(k)) + Cpjs(k+1).*f2(x-node(k)) + Dpjs(k).*f3(x-node(k)) + Dpjs(k+1).*f4(x-node(k)));
	k=k-1;
    
    %%phi_righ*phi_right
	matrix2(2*k,2*k) = matrix2(2*k,2*k) + integral(@(x) pprime_over_p(x).*f1((x-node(k+1))).*f1prime((x-node(k+1))),node(k+1),node(k+2),'AbsTol',AbsError,'RelTol',RelError);
    
	%% phi_right*phi_left
	matrix2(2*k,2*(k+1)) = matrix2(2*k,2*(k+1)) + integral(@(x) pprime_over_p(x).*f1((x-node(k+1))).*f2prime((x-node(k+1))),node(k+1),node(k+2),'AbsTol',AbsError,'RelTol',RelError);

       
	%% phi_left*phi_right
	matrix2(2*(k+1),2*(k)) = matrix2(2*(k+1),2*(k)) + integral(@(x) pprime_over_p(x).*f2((x-node(k+1))).*f1prime((x-node(k+1))),node(k+1),node(k+2),'AbsTol',AbsError,'RelTol',RelError);

	%% phi_left*phi_left
	matrix2(2*(k+1),2*(k+1)) = matrix2(2*(k+1),2*(k+1)) + integral(@(x) pprime_over_p(x).*f2((x-node(k+1))).*f2prime((x-node(k+1))),node(k+1),node(k+2),'AbsTol',AbsError,'RelTol',RelError); 

    
    
	%% phi_right*psi_right
	matrix2(2*k,2*k+1) = matrix2(2*k,2*k+1) + integral(@(x) pprime_over_p(x).*f1((x-node(k+1))).*f3prime((x-node(k+1))),node(k+1),node(k+2),'AbsTol',AbsError,'RelTol',RelError);%

	%% phi_right*psi_left
	matrix2(2*k,2*(k+1)+1) = matrix2(2*k,2*(k+1)+1) + integral(@(x) pprime_over_p(x).*f1((x-node(k+1))).*f4prime((x-node(k+1))),node(k+1),node(k+2),'AbsTol',AbsError,'RelTol',RelError);

    
    
	%% phi_left*psi_right
	matrix2(2*(k+1),2*k+1) = matrix2(2*(k+1),2*k+1) + integral(@(x) pprime_over_p(x).*f2((x-node(k+1))).*f3prime((x-node(k+1))),node(k+1),node(k+2),'AbsTol',AbsError,'RelTol',RelError);

	%% phi_left*psi_left
	matrix2(2*(k+1),2*(k+1)+1) = matrix2(2*(k+1),2*(k+1)+1) + integral(@(x) pprime_over_p(x).*f2((x-node(k+1))).*f4prime((x-node(k+1))),node(k+1),node(k+2),'AbsTol',AbsError,'RelTol',RelError);%

    
    
    %psi_right*phi_right
    matrix2(2*k+1,2*k) = matrix2(2*k+1,2*k) + integral(@(x)  pprime_over_p(x).*f3((x-node(k+1))).*f1prime((x-node(k+1))),node(k+1),node(k+2),'AbsTol',AbsError,'RelTol',RelError);%
    
    %psi_right*phi_left
    matrix2(2*k+1,2*(k+1))=matrix2(2*k+1,2*(k+1)) + integral(@(x) pprime_over_p(x).*f3((x-node(k+1))).*f2prime((x-node(k+1))),node(k+1),node(k+2),'AbsTol',AbsError,'RelTol',RelError);
    
    
    
    %psi_left*phi_right
    matrix2(2*(k+1)+1,2*k)=matrix2(2*(k+1)+1,2*k) + integral(@(x) pprime_over_p(x).*f4((x-node(k+1))).*f1prime((x-node(k+1))),node(k+1),node(k+2),'AbsTol',AbsError,'RelTol',RelError);
    
    %psi_left*psi_left
    matrix2(2*(k+1)+1,2*(k+1))=matrix2(2*(k+1)+1,2*(k+1)) + integral(@(x) pprime_over_p(x).*f4((x-node(k+1))).*f2prime((x-node(k+1))),node(k+1),node(k+2),'AbsTol',AbsError,'RelTol',RelError);  %
    
    
    
	%% psi_right*psi_right
	matrix2(2*k+1,2*k+1) = matrix2(2*k+1,2*k+1) + integral(@(x) pprime_over_p(x).*f3((x-node(k+1))).*f3prime((x-node(k+1))),node(k+1),node(k+2),'AbsTol',AbsError,'RelTol',RelError);

	%% psi_right*psi_left
	matrix2(2*k+1,2*(k+1)+1) = matrix2(2*k+1,2*(k+1)+1) + integral(@(x) pprime_over_p(x).*f3((x-node(k+1))).*f4prime((x-node(k+1))),node(k+1),node(k+2),'AbsTol',AbsError,'RelTol',RelError);

    
    
	%% psi_left*psi_right
	matrix2(2*(k+1)+1,2*k+1) = matrix2(2*(k+1)+1,2*k+1) + integral(@(x) pprime_over_p(x).*f4((x-node(k+1))).*f3prime((x-node(k+1))),node(k+1),node(k+2),'AbsTol',AbsError,'RelTol',RelError);

	%% psi_left*psi_right
	matrix2(2*(k+1)+1,2*(k+1)+1) = matrix2(2*(k+1)+1,2*(k+1)+1) + integral(@(x) pprime_over_p(x).*f4((x-node(k+1))).*f4prime((x-node(k+1))),node(k+1),node(k+2),'AbsTol',AbsError,'RelTol',RelError);
end
k=1;
%Define p'(x)/p(x) for this interval
pprime_over_p = @(x) (Cpjs(k).*f1prime(x-node(k)) + Cpjs(k+1).*f2prime(x-node(k)) + Dpjs(k).*f3prime(x-node(k)) + Dpjs(k+1).*f4prime(x-node(k)))./(Cpjs(k).*f1(x-node(k)) + Cpjs(k+1).*f2(x-node(k)) + Dpjs(k).*f3(x-node(k)) + Dpjs(k+1).*f4(x-node(k)));
    
%Handle 1st interval 'half case'
matrix2(1,1) = integral(@(x) pprime_over_p(x).*(f1((x-node(1))) + alphan*f3((x-node(1)))).*(f1prime((x-node(1))) + alphan*f3prime((x-node(1)))),node(1),node(1)+dx,'AbsTol',AbsError,'RelTol',RelError);
matrix2(1,2) = integral(@(x) pprime_over_p(x).*(f1((x-node(1))) + alphan*f3((x-node(1)))).*f2prime((x-node(1))),node(1),node(1)+dx,'AbsTol',AbsError,'RelTol',RelError);
matrix2(1,3) = integral(@(x) pprime_over_p(x).*(f1((x-node(1))) + alphan*f3((x-node(1)))).*f4prime((x-node(1))),node(1),node(1)+dx,'AbsTol',AbsError,'RelTol',RelError);
matrix2(2,1) = integral(@(x) pprime_over_p(x).*(f1prime((x-node(1))) + alphan*f3prime((x-node(1)))).*f2((x-node(1))),node(1),node(1)+dx,'AbsTol',AbsError,'RelTol',RelError);
matrix2(3,1) = integral(@(x) pprime_over_p(x).*(f1prime((x-node(1))) + alphan*f3prime((x-node(1)))).*f4((x-node(1))),node(1),node(1)+dx,'AbsTol',AbsError,'RelTol',RelError);

matrix2(2,2) = matrix2(2,2) + integral(@(x) pprime_over_p(x).*f2(x).*f2prime(x),node(1),node(1)+dx,'AbsTol',AbsError,'RelTol',RelError);
matrix2(2,3) = matrix2(2,3) + integral(@(x) pprime_over_p(x).*f2(x).*f4prime(x),node(1),node(1)+dx,'AbsTol',AbsError,'RelTol',RelError);
matrix2(3,2) = matrix2(3,2) + integral(@(x) pprime_over_p(x).*f2prime(x).*f4(x),node(1),node(1)+dx,'AbsTol',AbsError,'RelTol',RelError);
matrix2(3,3) = matrix2(3,3) + integral(@(x) pprime_over_p(x).*f4(x).*f4prime(x),node(1),node(1)+dx,'AbsTol',AbsError,'RelTol',RelError);

k=numIntervals;
%Define p'(x)/p(x) for this interval
pprime_over_p = @(x) (Cpjs(k).*f1prime(x-node(k)) + Cpjs(k+1).*f2prime(x-node(k)) + Dpjs(k).*f3prime(x-node(k)) + Dpjs(k+1).*f4prime(x-node(k)))./(Cpjs(k).*f1(x-node(k)) + Cpjs(k+1).*f2(x-node(k)) + Dpjs(k).*f3(x-node(k)) + Dpjs(k+1).*f4(x-node(k)));	
    
%Handle last interval 'half case'
matrix2(last,last) =   integral(@(x) pprime_over_p(x).*(f2((x-node(end)+dx)) + betan*f4((x-node(end)+dx))).*(f2prime((x-node(end)+dx)) + betan*f4prime((x-node(end)+dx))),node(end)-dx,node(end),'AbsTol',AbsError,'RelTol',RelError);
matrix2(last,last-2) = integral(@(x) pprime_over_p(x).*(f2((x-node(end)+dx)) + betan*f4((x-node(end)+dx))).*f1prime((x-node(end)+dx)),node(end)-dx,node(end),'AbsTol',AbsError,'RelTol',RelError);
matrix2(last,last-1) = integral(@(x) pprime_over_p(x).*(f2((x-node(end)+dx)) + betan*f4((x-node(end)+dx))).*f3prime((x-node(end)+dx)),node(end)-dx,node(end),'AbsTol',AbsError,'RelTol',RelError);
matrix2(last-2,last) = integral(@(x) pprime_over_p(x).*(f2prime((x-node(end)+dx)) + betan*f4prime((x-node(end)+dx))).*f1((x-node(end)+dx)),node(end)-dx,node(end),'AbsTol',AbsError,'RelTol',RelError);
matrix2(last-1,last) = integral(@(x) pprime_over_p(x).*(f2prime((x-node(end)+dx)) + betan*f4prime((x-node(end)+dx))).*f3((x-node(end)+dx)),node(end)-dx,node(end),'AbsTol',AbsError,'RelTol',RelError);

matrix2(last-2,last-2) = matrix2(last-2,last-2) + integral(@(x) pprime_over_p(x).*f1prime((x-node(end)+dx)).*f1((x-node(end)+dx)),node(end)-dx,node(end),'AbsTol',AbsError,'RelTol',RelError);
matrix2(last-2,last-1) = matrix2(last-2,last-1) + integral(@(x) pprime_over_p(x).*f1((x-node(end)+dx)).*f3prime((x-node(end)+dx)),node(end)-dx,node(end),'AbsTol',AbsError,'RelTol',RelError);
matrix2(last-1,last-2) = matrix2(last-1,last-2) + integral(@(x) pprime_over_p(x).*f1prime((x-node(end)+dx)).*f3((x-node(end)+dx)),node(end)-dx,node(end),'AbsTol',AbsError,'RelTol',RelError);
matrix2(last-1,last-1) = matrix2(last-1,last-1) + integral(@(x) pprime_over_p(x).* f3prime((x-node(end)+dx)).*f3((x-node(end)+dx)),node(end)-dx,node(end),'AbsTol',AbsError,'RelTol',RelError);   


   Matrix2Finaln = Cn2*matrix2;
  
  
% %%%%%%%%%%%%%%%%%%%%%%%%%%%%%%%%%%%%%%%%%%%%%%%%%%%%%%%%%%%%%%%%%%%%%%%%%%%%%%%%
% %End matrix of n'(x) term
% %%%%%%%%%%%%%%%%%%%%%%%%%%%%%%%%%%%%%%%%%%%%%%%%%%%%%%%%%%%%%%%%%%%%%%%%%%%%%%%%
% 
% 
% 
% 
% 
% %%%%%%%%%%%%%%%%%%%%%%%%%%%%%%%%%%%%%%%%%%%%%%%%%%%%%%%%%%%%%%%%%%%%%%%%%%%%%%%%
% %Fill matrix associated with n(x) term
% %%%%%%%%%%%%%%%%%%%%%%%%%%%%%%%%%%%%%%%%%%%%%%%%%%%%%%%%%%%%%%%%%%%%%%%%%%%%%%%%
% 
 matrix3 = sparse(2*(numIntervals+1)-2,2*(numIntervals+1)-2);

for k = 1:numIntervals-2
    k=k+1;
    %Define p'(x)/p(x) for this interval
    pBlock = @(x) ((Cpjs(k).*f1primeprime(x-node(k)) + Cpjs(k+1).*f2primeprime(x-node(k)) + Dpjs(k).*f3primeprime(x-node(k)) + Dpjs(k+1).*f4primeprime(x-node(k)))./(Cpjs(k).*f1(x-node(k)) + Cpjs(k+1).*f2(x-node(k)) + Dpjs(k).*f3(x-node(k)) + Dpjs(k+1).*f4(x-node(k)))-((Cpjs(k).*f1prime(x-node(k)) + Cpjs(k+1).*f2prime(x-node(k)) + Dpjs(k).*f3prime(x-node(k)) + Dpjs(k+1).*f4prime(x-node(k)))./(Cpjs(k).*f1(x-node(k)) + Cpjs(k+1).*f2(x-node(k)) + Dpjs(k).*f3(x-node(k)) + Dpjs(k+1).*f4(x-node(k)))).^2);
	k=k-1;
    
	%%phi_righ*phi_right
	matrix3(2*k,2*k) = matrix3(2*k,2*k) + integral(@(x) (ksi.*T.*mun./q.*(pBlock(x))-1/taun).*f1((x-node(k+1))).*f1((x-node(k+1))),node(k+1),node(k+2),'AbsTol',AbsError,'RelTol',RelError);
    
	%% phi_right*phi_left
	matrix3(2*k,2*(k+1)) = matrix3(2*k,2*(k+1)) + integral(@(x) (ksi.*T.*mun./q.*(pBlock(x))-1/taun).*f1((x-node(k+1))).*f2((x-node(k+1))),node(k+1),node(k+2),'AbsTol',AbsError,'RelTol',RelError);

       
	%% phi_left*phi_right
	matrix3(2*(k+1),2*(k)) = matrix3(2*(k+1),2*(k)) + integral(@(x) (ksi.*T.*mun./q.*(pBlock(x))-1/taun).*f2((x-node(k+1))).*f1((x-node(k+1))),node(k+1),node(k+2),'AbsTol',AbsError,'RelTol',RelError);

	%% phi_left*phi_left
	matrix3(2*(k+1),2*(k+1)) = matrix3(2*(k+1),2*(k+1)) + integral(@(x) (ksi.*T.*mun./q.*(pBlock(x))-1/taun).*f2((x-node(k+1))).*f2((x-node(k+1))),node(k+1),node(k+2),'AbsTol',AbsError,'RelTol',RelError); 

    
    
	%% phi_right*psi_right
	matrix3(2*k,2*k+1) = matrix3(2*k,2*k+1) + integral(@(x) (ksi.*T.*mun./q.*(pBlock(x))-1/taun).*f1((x-node(k+1))).*f3((x-node(k+1))),node(k+1),node(k+2),'AbsTol',AbsError,'RelTol',RelError);%

	%% phi_right*psi_left
	matrix3(2*k,2*(k+1)+1) = matrix3(2*k,2*(k+1)+1) + integral(@(x) (ksi.*T.*mun./q.*(pBlock(x))-1/taun).*f1((x-node(k+1))).*f4((x-node(k+1))),node(k+1),node(k+2),'AbsTol',AbsError,'RelTol',RelError);

    
    
	%% phi_left*psi_right
	matrix3(2*(k+1),2*k+1) = matrix3(2*(k+1),2*k+1) + integral(@(x) (ksi.*T.*mun./q.*(pBlock(x))-1/taun).*f2((x-node(k+1))).*f3((x-node(k+1))),node(k+1),node(k+2),'AbsTol',AbsError,'RelTol',RelError);

	%% phi_left*psi_left
	matrix3(2*(k+1),2*(k+1)+1) = matrix3(2*(k+1),2*(k+1)+1) + integral(@(x) (ksi.*T.*mun./q.*(pBlock(x))-1/taun).*f2((x-node(k+1))).*f4((x-node(k+1))),node(k+1),node(k+2),'AbsTol',AbsError,'RelTol',RelError);%

    
    
    %psi_right*phi_right
    matrix3(2*k+1,2*k) = matrix3(2*k+1,2*k) + integral(@(x)  (ksi.*T.*mun./q.*(pBlock(x))-1/taun).*f3((x-node(k+1))).*f1((x-node(k+1))),node(k+1),node(k+2),'AbsTol',AbsError,'RelTol',RelError);%
    
    %psi_right*phi_left
    matrix3(2*k+1,2*(k+1))=matrix3(2*k+1,2*(k+1)) + integral(@(x) (ksi.*T.*mun./q.*(pBlock(x))-1/taun).*f3((x-node(k+1))).*f2((x-node(k+1))),node(k+1),node(k+2),'AbsTol',AbsError,'RelTol',RelError);
    
    
    
    %psi_left*phi_right
    matrix3(2*(k+1)+1,2*k)=matrix3(2*(k+1)+1,2*k) + integral(@(x) (ksi.*T.*mun./q.*(pBlock(x))-1/taun).*f4((x-node(k+1))).*f1((x-node(k+1))),node(k+1),node(k+2),'AbsTol',AbsError,'RelTol',RelError);
    
    %psi_left*psi_left
    matrix3(2*(k+1)+1,2*(k+1))=matrix3(2*(k+1)+1,2*(k+1)) + integral(@(x) (ksi.*T.*mun./q.*(pBlock(x))-1/taun).*f4((x-node(k+1))).*f2((x-node(k+1))),node(k+1),node(k+2),'AbsTol',AbsError,'RelTol',RelError);  %
    
    
    
	%% psi_right*psi_right
	matrix3(2*k+1,2*k+1) = matrix3(2*k+1,2*k+1) + integral(@(x) (ksi.*T.*mun./q.*(pBlock(x))-1/taun).*f3((x-node(k+1))).*f3((x-node(k+1))),node(k+1),node(k+2),'AbsTol',AbsError,'RelTol',RelError);

	%% psi_right*psi_left
	matrix3(2*k+1,2*(k+1)+1) = matrix3(2*k+1,2*(k+1)+1) + integral(@(x) (ksi.*T.*mun./q.*(pBlock(x))-1/taun).*f3((x-node(k+1))).*f4((x-node(k+1))),node(k+1),node(k+2),'AbsTol',AbsError,'RelTol',RelError);

    
    
	%% psi_left*psi_right
	matrix3(2*(k+1)+1,2*k+1) = matrix3(2*(k+1)+1,2*k+1) + integral(@(x) (ksi.*T.*mun./q.*(pBlock(x))-1/taun).*f4((x-node(k+1))).*f3((x-node(k+1))),node(k+1),node(k+2),'AbsTol',AbsError,'RelTol',RelError);

	%% psi_left*psi_right
	matrix3(2*(k+1)+1,2*(k+1)+1) = matrix3(2*(k+1)+1,2*(k+1)+1) + integral(@(x) (ksi.*T.*mun./q.*(pBlock(x))-1/taun).*f4((x-node(k+1))).*f4((x-node(k+1))),node(k+1),node(k+2),'AbsTol',AbsError,'RelTol',RelError);
end

k=1;
%Define p'(x)/p(x) for this interval
pBlock = @(x) ((Cpjs(k).*f1primeprime(x-node(k)) + Cpjs(k+1).*f2primeprime(x-node(k)) + Dpjs(k).*f3primeprime(x-node(k)) + Dpjs(k+1).*f4primeprime(x-node(k)))./(Cpjs(k).*f1(x-node(k)) + Cpjs(k+1).*f2(x-node(k)) + Dpjs(k).*f3(x-node(k)) + Dpjs(k+1).*f4(x-node(k)))-((Cpjs(k).*f1prime(x-node(k)) + Cpjs(k+1).*f2prime(x-node(k)) + Dpjs(k).*f3prime(x-node(k)) + Dpjs(k+1).*f4prime(x-node(k)))./(Cpjs(k).*f1(x-node(k)) + Cpjs(k+1).*f2(x-node(k)) + Dpjs(k).*f3(x-node(k)) + Dpjs(k+1).*f4(x-node(k)))).^2);
	

%Handle 1st interval 'half case'
matrix3(1,1) = integral(@(x)  (ksi.*T.*mun./q.*(pBlock(x))-1/taun).*(f1((x-node(1))) + alphan*f3((x-node(1)))).*(f1((x-node(1))) + alphan*f3((x-node(1)))),node(1),node(1)+dx,'AbsTol',AbsError,'RelTol',RelError);
matrix3(1,2) = integral(@(x)  (ksi.*T.*mun./q.*(pBlock(x))-1/taun).*(f1((x-node(1))) + alphan*f3((x-node(1)))).*f2((x-node(1))),node(1),node(1)+dx,'AbsTol',AbsError,'RelTol',RelError);
matrix3(1,3) = integral(@(x)  (ksi.*T.*mun./q.*(pBlock(x))-1/taun).*(f1((x-node(1))) + alphan*f3((x-node(1)))).*f4((x-node(1))),node(1),node(1)+dx,'AbsTol',AbsError,'RelTol',RelError);
matrix3(2,1) = integral(@(x)  (ksi.*T.*mun./q.*(pBlock(x))-1/taun).*(f1((x-node(1))) + alphan*f3((x-node(1)))).*f2((x-node(1))),node(1),node(1)+dx,'AbsTol',AbsError,'RelTol',RelError);
matrix3(3,1) = integral(@(x)  (ksi.*T.*mun./q.*(pBlock(x))-1/taun).*(f1((x-node(1))) + alphan*f3((x-node(1)))).*f4((x-node(1))),node(1),node(1)+dx,'AbsTol',AbsError,'RelTol',RelError);

 matrix3(2,2) = matrix3(2,2) + integral(@(x)  (ksi.*T.*mun./q.*(pBlock(x))-1/taun).*f2(x).*f2(x),node(1),node(1)+dx,'AbsTol',AbsError,'RelTol',RelError);
 matrix3(2,3) = matrix3(2,3) + integral(@(x)  (ksi.*T.*mun./q.*(pBlock(x))-1/taun).*f2(x).*f4(x),node(1),node(1)+dx,'AbsTol',AbsError,'RelTol',RelError);
 matrix3(3,2) = matrix3(3,2) + integral(@(x)  (ksi.*T.*mun./q.*(pBlock(x))-1/taun).*f2(x).*f4(x),node(1),node(1)+dx,'AbsTol',AbsError,'RelTol',RelError);
 matrix3(3,3) = matrix3(3,3) + integral(@(x)  (ksi.*T.*mun./q.*(pBlock(x))-1/taun).*f4(x).*f4(x),node(1),node(1)+dx,'AbsTol',AbsError,'RelTol',RelError);

k=numIntervals;
%Define p'(x)/p(x) for this interval
pBlock = @(x) ((Cpjs(k).*f1primeprime(x-node(k)) + Cpjs(k+1).*f2primeprime(x-node(k)) + Dpjs(k).*f3primeprime(x-node(k)) + Dpjs(k+1).*f4primeprime(x-node(k)))./(Cpjs(k).*f1(x-node(k)) + Cpjs(k+1).*f2(x-node(k)) + Dpjs(k).*f3(x-node(k)) + Dpjs(k+1).*f4(x-node(k)))-((Cpjs(k).*f1prime(x-node(k)) + Cpjs(k+1).*f2prime(x-node(k)) + Dpjs(k).*f3prime(x-node(k)) + Dpjs(k+1).*f4prime(x-node(k)))./(Cpjs(k).*f1(x-node(k)) + Cpjs(k+1).*f2(x-node(k)) + Dpjs(k).*f3(x-node(k)) + Dpjs(k+1).*f4(x-node(k)))).^2);
	
%Handle last interval 'half case'
matrix3(last,last) =   integral(@(x)  (ksi.*T.*mun./q.*(pBlock(x))-1/taun).*(f2((x-node(end)+dx)) + betan*f4((x-node(end)+dx))).*(f2((x-node(end)+dx)) + betan*f4((x-node(end)+dx))),node(end)-dx,node(end),'AbsTol',AbsError,'RelTol',RelError);
matrix3(last,last-2) = integral(@(x)  (ksi.*T.*mun./q.*(pBlock(x))-1/taun).*(f2((x-node(end)+dx)) + betan*f4((x-node(end)+dx))).*f1((x-node(end)+dx)),node(end)-dx,node(end),'AbsTol',AbsError,'RelTol',RelError);
matrix3(last,last-1) = integral(@(x)  (ksi.*T.*mun./q.*(pBlock(x))-1/taun).*(f2((x-node(end)+dx)) + betan*f4((x-node(end)+dx))).*f3((x-node(end)+dx)),node(end)-dx,node(end),'AbsTol',AbsError,'RelTol',RelError);
matrix3(last-2,last) = integral(@(x)  (ksi.*T.*mun./q.*(pBlock(x))-1/taun).*(f2((x-node(end)+dx)) + betan*f4((x-node(end)+dx))).*f1((x-node(end)+dx)),node(end)-dx,node(end),'AbsTol',AbsError,'RelTol',RelError);
matrix3(last-1,last) = integral(@(x)  (ksi.*T.*mun./q.*(pBlock(x))-1/taun).*(f2((x-node(end)+dx)) + betan*f4((x-node(end)+dx))).*f3((x-node(end)+dx)),node(end)-dx,node(end),'AbsTol',AbsError,'RelTol',RelError);

matrix3(last-2,last-2) = matrix3(last-2,last-2) + integral(@(x)  (ksi.*T.*mun./q.*(pBlock(x))-1/taun).*f1((x-node(end)+dx)).*f1((x-node(end)+dx)),node(end)-dx,node(end),'AbsTol',AbsError,'RelTol',RelError);
matrix3(last-2,last-1) = matrix3(last-2,last-1) + integral(@(x)  (ksi.*T.*mun./q.*(pBlock(x))-1/taun).*f1((x-node(end)+dx)).*f3((x-node(end)+dx)),node(end)-dx,node(end),'AbsTol',AbsError,'RelTol',RelError);
matrix3(last-1,last-2) = matrix3(last-1,last-2) + integral(@(x)  (ksi.*T.*mun./q.*(pBlock(x))-1/taun).*f1((x-node(end)+dx)).*f3((x-node(end)+dx)),node(end)-dx,node(end),'AbsTol',AbsError,'RelTol',RelError);
matrix3(last-1,last-1) = matrix3(last-1,last-1) + integral(@(x)  (ksi.*T.*mun./q.*(pBlock(x))-1/taun).*f3((x-node(end)+dx)).*f3((x-node(end)+dx)),node(end)-dx,node(end),'AbsTol',AbsError,'RelTol',RelError);   


Matrix3Finaln = matrix3;
% %%%%%%%%%%%%%%%%%%%%%%%%%%%%%%%%%%%%%%%%%%%%%%%%%%%%%%%%%%%%%%%%%%%%%%%%%%%%%%%%
% %End matrix of n(x) term
% %%%%%%%%%%%%%%%%%%%%%%%%%%%%%%%%%%%%%%%%%%%%%%%%%%%%%%%%%%%%%%%%%%%%%%%%%
% %%%%%%%
% 
%Combine expressions from each portion for total matrix of LHS
LHSn = Matrix1Finaln +Matrix2Finaln +Matrix3Finaln;


%Solve simultaneous equations for basis function coefficients
Coeffsn = LHSn\RHSOutn;

%Collect Cj's in an array for display purposes
Cnjs = zeros(1,numIntervals+1);
Dnjs = zeros(1,numIntervals+1);

for index=2:length(Cnjs)-1
   Cnjs(1,index) = Coeffsn(2*index-2);
   Dnjs(1,index) = Coeffsn(2*index-1);
end

%%%%%%%%%%%%%%%%%%%%%%%%%%%%%%%%%%%%%%%%%%%%
%Add in BC values omitted from calcs
%%%%%%%%%%%%%%%%%%%%%%%%%%%%%%%%%%%%%%%%%%%%%
Cnjs(1,1) = Coeffsn(1);
Dnjs(1,1) = alphan*Coeffsn(1);
Cnjs(1,numIntervals+1) = Coeffsn(length(Coeffsn));
Dnjs(1,numIntervals+1) = betan*Coeffsn(length(Coeffsn));


fig4 = figure;
plot(indexn,Cnjs,indexn,nGuess(indexn));title('n(x) calculated');
saveas(fig4,strcat(filepath,'/n_calculated_iteration',num2str(iterationCount),'.jpg'))

fig6 = figure;
plot(indexn,Dnjs,indexn,nprime(indexn)),title('nprime calculated');
saveas(fig6,strcat(filepath,'/nprime_calculated_iteration',num2str(iterationCount),'.jpg'))





%Displays runtime of m-file
time = cputime-t

save(strcat(filepath,'/','iteration',num2str(iterationCount),'.mat'))
%fig10 = figure;
%plot_together(InitialCnjs-Cnjs,InitialDnjs-Dnjs,totalLength,numIntervals)%,title('plot together');
%saveas(fig10,strcat(filepath,'/plot_together_iteration',num2str(iterationCount),'.jpg'))


%Store variable values to be used later
save(strcat(filepath,'/',num2str(numIntervals),'terms.mat'))
